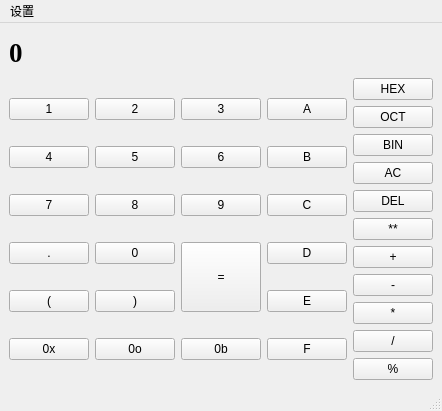
<?xml version="1.0" encoding="UTF-8"?>
<ui version="4.0">
 <class>MainWindow</class>
 <widget class="QMainWindow" name="MainWindow">
  <property name="geometry">
   <rect>
    <x>0</x>
    <y>0</y>
    <width>421</width>
    <height>411</height>
   </rect>
  </property>
  <property name="windowTitle">
   <string>MainWindow</string>
  </property>
  <widget class="QWidget" name="centralwidget">
   <layout class="QGridLayout" name="gridLayout">
    <item row="2" column="0">
     <layout class="QGridLayout" name="gridLayout_2">
      <property name="sizeConstraint">
       <enum>QLayout::SetDefaultConstraint</enum>
      </property>
      <item row="2" column="1">
       <widget class="QPushButton" name="button_8">
        <property name="text">
         <string>8</string>
        </property>
       </widget>
      </item>
      <item row="2" column="2">
       <widget class="QPushButton" name="button_9">
        <property name="text">
         <string>9</string>
        </property>
       </widget>
      </item>
      <item row="5" column="0">
       <widget class="QPushButton" name="button_0x">
        <property name="text">
         <string>0x</string>
        </property>
       </widget>
      </item>
      <item row="1" column="1">
       <widget class="QPushButton" name="button_5">
        <property name="text">
         <string>5</string>
        </property>
       </widget>
      </item>
      <item row="1" column="2">
       <widget class="QPushButton" name="button_6">
        <property name="text">
         <string>6</string>
        </property>
       </widget>
      </item>
      <item row="0" column="0">
       <widget class="QPushButton" name="button_1">
        <property name="text">
         <string>1</string>
        </property>
       </widget>
      </item>
      <item row="5" column="2">
       <widget class="QPushButton" name="button_0b">
        <property name="text">
         <string>0b</string>
        </property>
       </widget>
      </item>
      <item row="1" column="0">
       <widget class="QPushButton" name="button_4">
        <property name="text">
         <string>4</string>
        </property>
       </widget>
      </item>
      <item row="5" column="1">
       <widget class="QPushButton" name="button_0o">
        <property name="text">
         <string>0o</string>
        </property>
       </widget>
      </item>
      <item row="4" column="0">
       <widget class="QPushButton" name="button_lb">
        <property name="text">
         <string>(</string>
        </property>
       </widget>
      </item>
      <item row="3" column="0">
       <widget class="QPushButton" name="button_dot">
        <property name="text">
         <string>.</string>
        </property>
       </widget>
      </item>
      <item row="0" column="2">
       <widget class="QPushButton" name="button_3">
        <property name="text">
         <string>3</string>
        </property>
       </widget>
      </item>
      <item row="0" column="1">
       <widget class="QPushButton" name="button_2">
        <property name="text">
         <string>2</string>
        </property>
       </widget>
      </item>
      <item row="2" column="0">
       <widget class="QPushButton" name="button_7">
        <property name="text">
         <string>7</string>
        </property>
       </widget>
      </item>
      <item row="3" column="1">
       <widget class="QPushButton" name="button_0">
        <property name="text">
         <string>0</string>
        </property>
       </widget>
      </item>
      <item row="0" column="3">
       <widget class="QPushButton" name="button_a">
        <property name="text">
         <string>A</string>
        </property>
       </widget>
      </item>
      <item row="1" column="3">
       <widget class="QPushButton" name="button_b">
        <property name="text">
         <string>B</string>
        </property>
       </widget>
      </item>
      <item row="2" column="3">
       <widget class="QPushButton" name="button_c">
        <property name="text">
         <string>C</string>
        </property>
       </widget>
      </item>
      <item row="3" column="3">
       <widget class="QPushButton" name="button_d">
        <property name="text">
         <string>D</string>
        </property>
       </widget>
      </item>
      <item row="4" column="3">
       <widget class="QPushButton" name="button_e">
        <property name="text">
         <string>E</string>
        </property>
       </widget>
      </item>
      <item row="5" column="3">
       <widget class="QPushButton" name="button_f">
        <property name="text">
         <string>F</string>
        </property>
       </widget>
      </item>
      <item row="4" column="1">
       <widget class="QPushButton" name="button_rb">
        <property name="text">
         <string>)</string>
        </property>
       </widget>
      </item>
      <item row="3" column="2" rowspan="2">
       <widget class="QPushButton" name="button_equal">
        <property name="sizePolicy">
         <sizepolicy hsizetype="Minimum" vsizetype="Minimum">
          <horstretch>0</horstretch>
          <verstretch>0</verstretch>
         </sizepolicy>
        </property>
        <property name="text">
         <string>=</string>
        </property>
       </widget>
      </item>
     </layout>
    </item>
    <item row="2" column="2">
     <layout class="QGridLayout" name="gridLayout_3">
      <item row="11" column="0">
       <widget class="QPushButton" name="button_div">
        <property name="text">
         <string>/</string>
        </property>
       </widget>
      </item>
      <item row="3" column="0">
       <widget class="QPushButton" name="button_ac">
        <property name="text">
         <string>AC</string>
        </property>
       </widget>
      </item>
      <item row="8" column="0">
       <widget class="QPushButton" name="button_plus">
        <property name="text">
         <string>+</string>
        </property>
       </widget>
      </item>
      <item row="5" column="0">
       <widget class="QPushButton" name="button_pow">
        <property name="text">
         <string>**</string>
        </property>
       </widget>
      </item>
      <item row="0" column="0">
       <widget class="QPushButton" name="button_hex">
        <property name="text">
         <string>HEX</string>
        </property>
       </widget>
      </item>
      <item row="10" column="0">
       <widget class="QPushButton" name="button_mult">
        <property name="text">
         <string>*</string>
        </property>
       </widget>
      </item>
      <item row="4" column="0">
       <widget class="QPushButton" name="button_del">
        <property name="text">
         <string>DEL</string>
        </property>
       </widget>
      </item>
      <item row="2" column="0">
       <widget class="QPushButton" name="button_bin">
        <property name="text">
         <string>BIN</string>
        </property>
       </widget>
      </item>
      <item row="9" column="0">
       <widget class="QPushButton" name="button_minus">
        <property name="text">
         <string>-</string>
        </property>
       </widget>
      </item>
      <item row="1" column="0">
       <widget class="QPushButton" name="button_oct">
        <property name="text">
         <string>OCT</string>
        </property>
       </widget>
      </item>
      <item row="12" column="0">
       <widget class="QPushButton" name="button_mod">
        <property name="text">
         <string>%</string>
        </property>
       </widget>
      </item>
     </layout>
    </item>
    <item row="0" column="0">
     <widget class="QLabel" name="label">
      <property name="font">
       <font>
        <family>Times New Roman</family>
        <pointsize>20</pointsize>
        <weight>75</weight>
        <bold>true</bold>
       </font>
      </property>
      <property name="layoutDirection">
       <enum>Qt::LeftToRight</enum>
      </property>
      <property name="autoFillBackground">
       <bool>true</bool>
      </property>
      <property name="text">
       <string>0</string>
      </property>
     </widget>
    </item>
   </layout>
  </widget>
  <widget class="QMenuBar" name="menubar">
   <property name="geometry">
    <rect>
     <x>0</x>
     <y>0</y>
     <width>421</width>
     <height>22</height>
    </rect>
   </property>
   <widget class="QMenu" name="menu">
    <property name="title">
     <string>设置</string>
    </property>
   </widget>
   <addaction name="menu"/>
  </widget>
  <widget class="QStatusBar" name="statusbar"/>
 </widget>
 <resources/>
 <connections/>
</ui>
